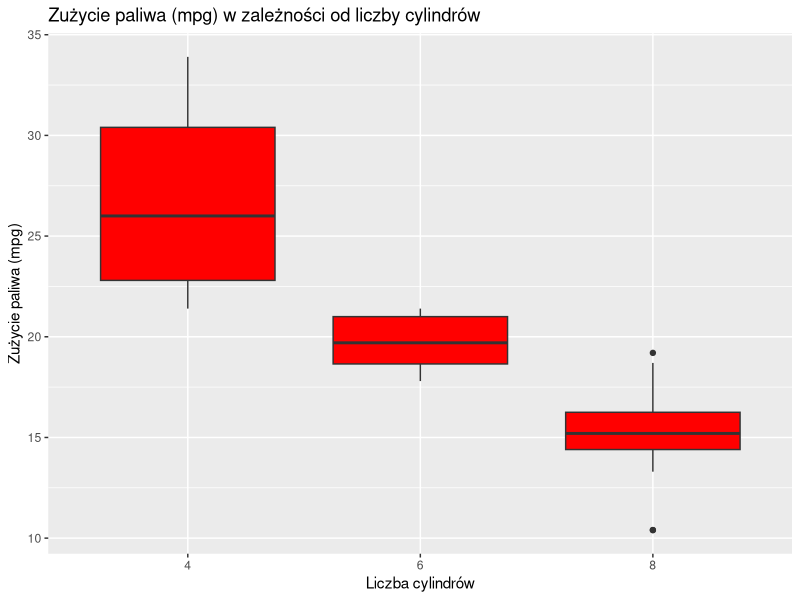
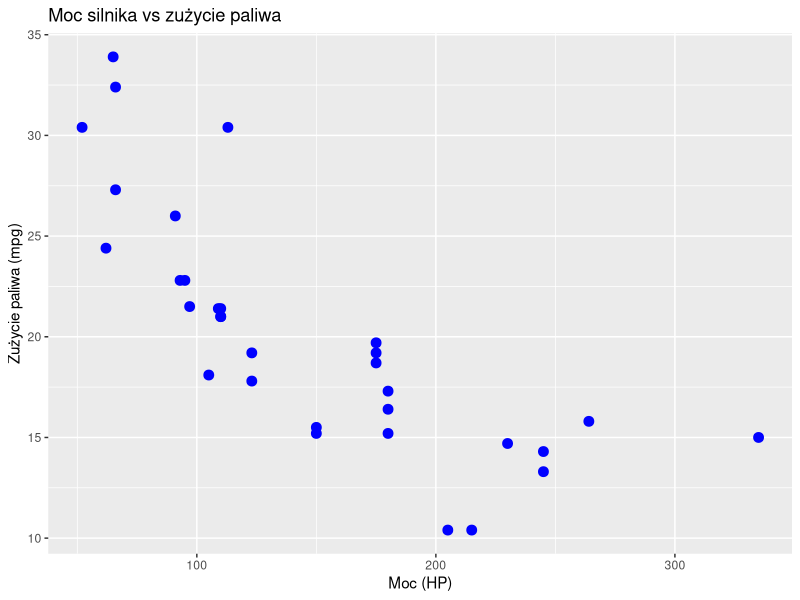

The R script that drew these images, in order:
## ---- chunk 1
knitr::opts_chunk$set(echo = TRUE, warning = FALSE, message = FALSE)
## ---- chunk 2
# Wczytaj dane mtcars (są już dostępne w bazowym R)
dane<-(mtcars)
dane
# Wyświetl pierwsze 6 wierszy
head(mtcars, 6)

# Sprawdź strukturę danych
str(mtcars)
 
# Ile jest wierszy w zbiorze danych?
nrow(mtcars) #32
 
# Podsumowanie statystyczne
summary(mtcars)

## ---- chunk 3
library(dplyr)

# Policz ile samochodów ma daną liczbę cylindrów
table(dane$cyl)
 
# Stwórz podzbiór danych - tylko samochody z silnikiem V8 (8 cylindrów)
v8_cars <- subset(dane, cyl == 8)
 
# Ile jest samochodów z silnikiem V8?
nrow(v8_cars)
 
# Filtrowanie  aut hp> 200 i sortowanie malejąco wg mpg
mocne_auta <- dane %>%
  filter(hp > 200) %>%
  arrange(desc(mpg))
mocne_auta
 
# Jaka jest średnia moc samochodu dla każdej liczby cylindrów?
mtcars %>%
  group_by(cyl) %>%
  summarise(srednia_moc = mean(hp))

# Które samochody mają najlepsze i najgorsze zużycie paliwa?
#najlepsze
mtcars[which.max(mtcars$mpg), ]
 
#najgorsze 
mtcars[which.min(mtcars$mpg), ]

## ---- chunk 4
library(ggplot2)

# Wykres zużycia paliwa w zależności od liczby cylindrów (boxplot)
ggplot(mtcars, aes(x = factor(cyl), y = mpg)) +
  geom_boxplot(fill = "red") +
  labs(
    title = "Zużycie paliwa (mpg) w zależności od liczby cylindrów",
    x = "Liczba cylindrów",
    y = "Zużycie paliwa (mpg)"
  )

# Scatter plot: moc vs zużycie paliwa
ggplot(mtcars, aes(x = hp, y = mpg)) +
  geom_point(color = "blue", size = 3) +
  labs(
    title = "Moc silnika vs zużycie paliwa",
    x = "Moc (HP)",
    y = "Zużycie paliwa (mpg)"
  )
